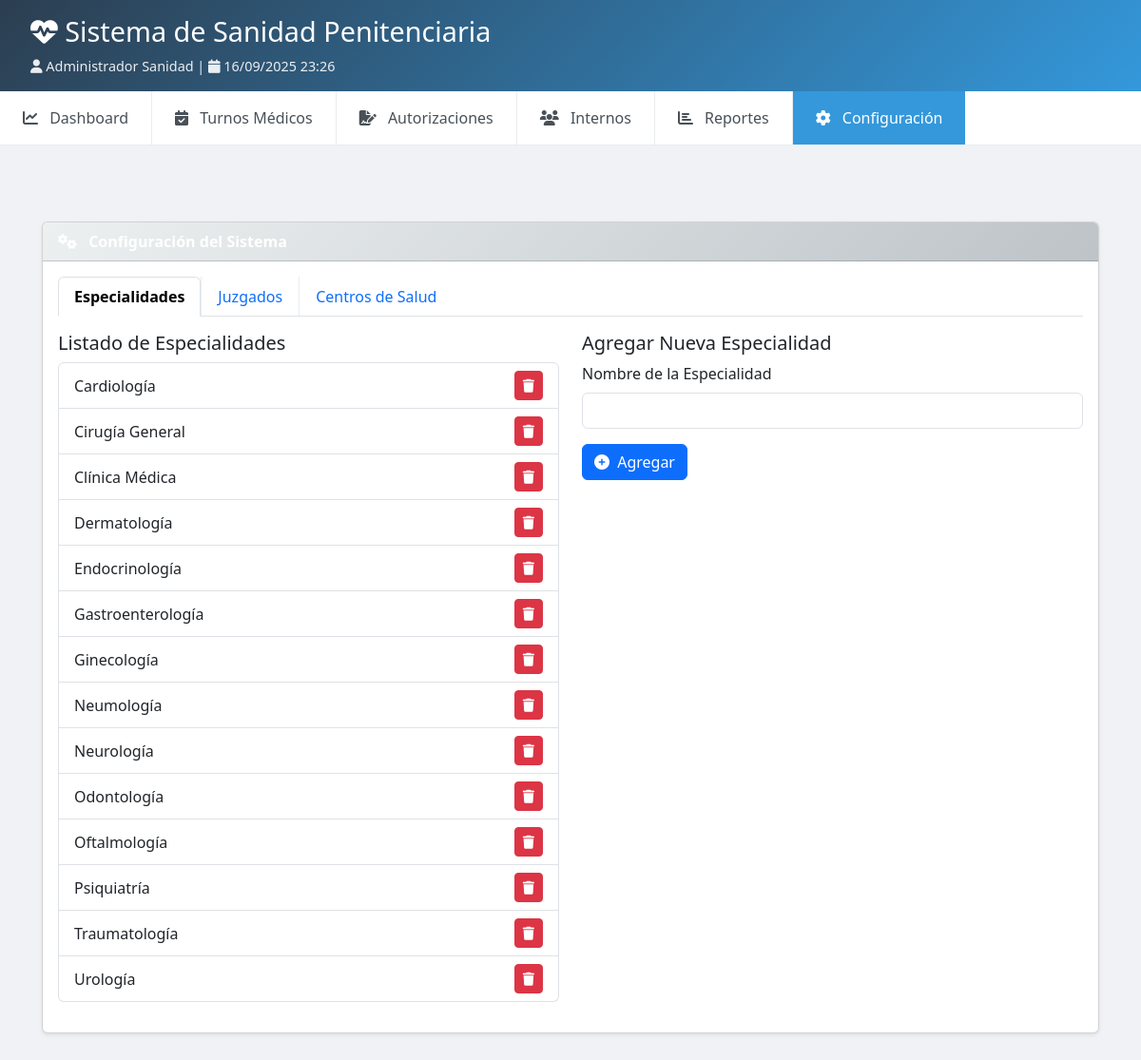
/?action=configuracion, run on the app's committed database.
### tables this page shows
CREATE TABLE `especialidades` (
  `id` int(11) NOT NULL,
  `nombre` varchar(100) NOT NULL,
  `descripcion` text DEFAULT NULL,
  `requiere_estudios_previos` tinyint(1) DEFAULT 0,
  `estudios_requeridos` text DEFAULT NULL,
  `activo` tinyint(1) DEFAULT 1,
  `created_at` timestamp NOT NULL DEFAULT current_timestamp()
);

### controllers/ConfiguracionControllerSPP.php (called while the page is built, shortened)
<?php
require_once 'models/ConfiguracionSPP.php';
require_once 'config/database.php';
class ConfiguracionControllerSPP {
    private $configuracionModel;
    public function __construct() {
        $db = new Database();
        $this->configuracionModel = new ConfiguracionSPP($db);
    }
    public function getDatosConfiguracion() {
        try {
            $especialidades = $this->configuracionModel->getEspecialidades();
            $juzgados = $this->configuracionModel->getJuzgados();
            $centrosSalud = $this->configuracionModel->getCentrosSalud();
            return [
                'especialidades' => $especialidades,
                'juzgados' => $juzgados,
                'centros_salud' => $centrosSalud
            ];
        } catch (Exception $e) {
            error_log("Error al obtener datos de configuración: " . $e->getMessage());
            return [
                'especialidades' => [],
                'juzgados' => [],
                'centros_salud' => []
            ];
        }
    }
}

### config/database.php (called while the page is built, shortened)
<?php
class Database {
    private $host = 'localhost';
    private $dbname = 'spp';
    private $username = 'root';
    private $password = '';
    private $pdo;
    public function connect() {
        if ($this->pdo === null) {
            try {
                $dsn = "mysql:host={$this->host};dbname={$this->dbname};charset=utf8mb4";
                $this->pdo = new PDO($dsn, $this->username, $this->password);
                $this->pdo->setAttribute(PDO::ATTR_ERRMODE, PDO::ERRMODE_EXCEPTION);
                $this->pdo->setAttribute(PDO::ATTR_DEFAULT_FETCH_MODE, PDO::FETCH_ASSOC);
                $this->pdo->exec("SET time_zone = '-03:00'");
            } catch (PDOException $e) {
                error_log("Error de conexión a base de datos: " . $e->getMessage());
                die("Error de conexión: No se puede conectar a la base de datos");
            }
        }
        return $this->pdo;
    }
}

### models/ConfiguracionSPP.php (called while the page is built, shortened)
<?php
class ConfiguracionSPP {
    private $db;
    public function __construct($database) {
        $this->db = $database->connect();
    }
    public function getEspecialidades() {
        $sql = "SELECT * FROM especialidades ORDER BY nombre ASC";
        $stmt = $this->db->query($sql);
        return $stmt->fetchAll(PDO::FETCH_ASSOC);
    }
    public function getJuzgados() {
        $sql = "SELECT * FROM juzgado ORDER BY nombre ASC";
        $stmt = $this->db->query($sql);
        return $stmt->fetchAll(PDO::FETCH_ASSOC);
    }
    public function getCentrosSalud() {
        $sql = "SELECT * FROM centros_salud ORDER BY nombre ASC";
        $stmt = $this->db->query($sql);
        return $stmt->fetchAll(PDO::FETCH_ASSOC);
    }
}

### views/configuracion.php (the view, shortened to what this page needs)
<?php
require_once 'controllers/ConfiguracionControllerSPP.php';
$controller = new ConfiguracionControllerSPP();
$datos = $controller->getDatosConfiguracion();
$especialidades = $datos['especialidades'];
?>
<!DOCTYPE html>
<html lang="es">
<head>
    <link rel="stylesheet" href="https://cdn.jsdelivr.net/npm/bootstrap@5.3.0/dist/css/bootstrap.min.css">
    <link rel="stylesheet" href="https://cdnjs.cloudflare.com/ajax/libs/font-awesome/6.4.0/css/all.min.css">
</head>
<body>
    <div class="container my-5">
        <div class="card shadow-sm">
            <div class="card-header">
                <i class="fas fa-cogs me-2"></i>
                Configuración del Sistema
            </div>
            <div class="card-body">
                <ul class="nav nav-tabs" id="configTabs" role="tablist">
                    <li class="nav-item" role="presentation">
                        <button class="nav-link active" id="especialidades-tab" data-bs-toggle="tab" data-bs-target="#especialidades-pane" type="button" role="tab" aria-controls="especialidades-pane" aria-selected="true">Especialidades</button>
                    </li>
                    <li class="nav-item" role="presentation">
                        <button class="nav-link" id="juzgados-tab" data-bs-toggle="tab" data-bs-target="#juzgados-pane" type="button" role="tab" aria-controls="juzgados-pane" aria-selected="false">Juzgados</button>
                    </li>
                    <li class="nav-item" role="presentation">
                        <button class="nav-link" id="centros-tab" data-bs-toggle="tab" data-bs-target="#centros-pane" type="button" role="tab" aria-controls="centros-pane" aria-selected="false">Centros de Salud</button>
                    </li>
                </ul>
                <div class="tab-content pt-3" id="configTabsContent">
                    <div class="tab-pane fade show active" id="especialidades-pane" role="tabpanel" aria-labelledby="especialidades-tab" tabindex="0">
                        <div class="row">
                            <div class="col-md-6 mb-3">
                                <h5>Listado de Especialidades</h5>
                                <div class="list-group">
                                    <?php foreach ($especialidades as $e): ?>
                                        <div class="list-group-item d-flex justify-content-between align-items-center">
                                            <?= htmlspecialchars($e['nombre']) ?>
                                            <button class="btn btn-danger btn-sm" onclick="eliminar('especialidad', <?= $e['id'] ?>)"><i class="fas fa-trash"></i></button>
                                        </div>
                                    <?php endforeach; ?>
                                </div>
                            </div>
                            <div class="col-md-6 mb-3">
                                <h5>Agregar Nueva Especialidad</h5>
                                <form id="formEspecialidad">
                                    <div class="mb-3">
                                        <label for="nombreEspecialidad" class="form-label">Nombre de la Especialidad</label>
                                        <input type="text" class="form-control" id="nombreEspecialidad" name="nombre" required>
                                    </div>
                                    <button type="submit" class="btn btn-primary"><i class="fas fa-plus-circle me-1"></i> Agregar</button>
                                </form>
                            </div>
                        </div>
                    </div>
                </div>
            </div>
        </div>
    </div>
</body>
</html>

### index.php (shortened to what this page needs)
<?php
require_once 'config/database.php';
$action = $_GET['action'] ?? 'dashboard';
?>
<!DOCTYPE html>
<html lang="es">
<head>
    <link href="https://cdnjs.cloudflare.com/ajax/libs/font-awesome/6.0.0/css/all.min.css" rel="stylesheet">
</head>
<body>
    <div class="header">
        <h1><i class="fas fa-heartbeat"></i> Sistema de Sanidad Penitenciaria</h1>
        <div class="user-info">
            <i class="fas fa-user"></i> <?= htmlspecialchars($_SESSION['usuario_nombre']) ?> |
            <i class="fas fa-calendar"></i> <?= date('d/m/Y H:i') ?>
        </div>
    </div>
    <div class="nav-container">
        <ul class="nav">
            <li><a href="?action=dashboard" class="<?= $action == 'dashboard' ? 'active' : '' ?>">
                <i class="fas fa-chart-line"></i> Dashboard
            </a></li>
            <li><a href="?action=turnos" class="<?= $action == 'turnos' ? 'active' : '' ?>">
                <i class="fas fa-calendar-check"></i> Turnos Médicos
            </a></li>
            <li><a href="?action=autorizaciones" class="<?= $action == 'autorizaciones' ? 'active' : '' ?>">
                <i class="fas fa-file-signature"></i> Autorizaciones
            </a></li>
            <li><a href="?action=internos" class="<?= $action == 'internos' ? 'active' : '' ?>">
                <i class="fas fa-users"></i> Internos
            </a></li>
            <li><a href="?action=reportes" class="<?= $action == 'reportes' ? 'active' : '' ?>">
                <i class="fas fa-chart-bar"></i> Reportes
            </a></li>
            <li><a href="?action=configuracion" class="<?= $action == 'configuracion' ? 'active' : '' ?>">
                <i class="fas fa-cog"></i> Configuración
            </a></li>
        </ul>
    </div>
    <div class="main-container">
        <?php
        switch ($action) {
            case 'configuracion':
                include 'views/configuracion.php';
                break;
        }
        ?>
    </div>
</body>
</html>

### index.php (style rules this page uses)
* { margin: 0; padding: 0; box-sizing: border-box; }
body { font-family: -apple-system, BlinkMacSystemFont, "Segoe UI", Roboto, sans-serif; background-color: #f8f9fa; line-height: 1.6; }
.header { background: linear-gradient(135deg, #2c3e50 0%, #3498db 100%); color: white; padding: 1rem 2rem; box-shadow: 0 2px 10px rgba(0,0,0,0.1); }
.header h1 { margin: 0; font-size: 1.8rem; }
.header .user-info { font-size: 0.9rem; opacity: 0.9; margin-top: 0.5rem; }
.nav-container { background-color: white; border-bottom: 1px solid #e9ecef; padding: 0; }
.nav { display: flex; list-style: none; margin: 0; padding: 0; }
.nav li { border-right: 1px solid #e9ecef; }
.nav li:last-child { border-right: none; }
.nav a { display: block; padding: 1rem 1.5rem; text-decoration: none; color: #495057; font-weight: 500; transition: all 0.3s ease; }
.nav a.active { background-color: #3498db; color: white; }
.nav a i { margin-right: 0.5rem; }
.main-container { max-width: 1400px; margin: 0 auto; padding: 2rem; }
.card { background: white; border-radius: 8px; box-shadow: 0 2px 15px rgba(0,0,0,0.08); margin-bottom: 1.5rem; overflow: hidden; }
.card-header { background: linear-gradient(135deg, #ecf0f1 0%, #bdc3c7 100%); padding: 1rem 1.5rem; border-bottom: 1px solid #e9ecef; }
.card-body { padding: 1.5rem; }
.form-control { width: 100%; padding: 0.5rem; border: 2px solid #e9ecef; border-radius: 4px; font-size: 0.9rem; transition: border-color 0.3s ease; }
.btn { padding: 0.5rem 1rem; border: none; border-radius: 4px; cursor: pointer; text-decoration: none; display: inline-block; font-size: 0.9rem; font-weight: 500; transition: all 0.3s ease; }
.btn-primary { background-color: #3498db; color: white; }
.btn-danger { background-color: #e74c3c; color: white; }

### views/configuracion.php (style rules this page uses)
body { background-color: #f0f2f5; }
.container { margin-top: 20px; }
.card-header { background-color: #007bff; color: white; font-weight: bold; }
.nav-link.active { font-weight: bold; }

### data on the page
especialidades: nombre "Cardiología"
especialidades: nombre "Cirugía General"
especialidades: nombre "Clínica Médica"
especialidades: nombre "Dermatología"
especialidades: nombre "Endocrinología"
especialidades: nombre "Gastroenterología"
especialidades: nombre "Ginecología"
especialidades: nombre "Neumología"
especialidades: nombre "Neurología"
especialidades: nombre "Odontología"
especialidades: nombre "Oftalmología"
especialidades: nombre "Psiquiatría"
especialidades: nombre "Traumatología"
especialidades: nombre "Urología"

### other printed values
$_SESSION['usuario_nombre'] "Administrador Sanidad"
